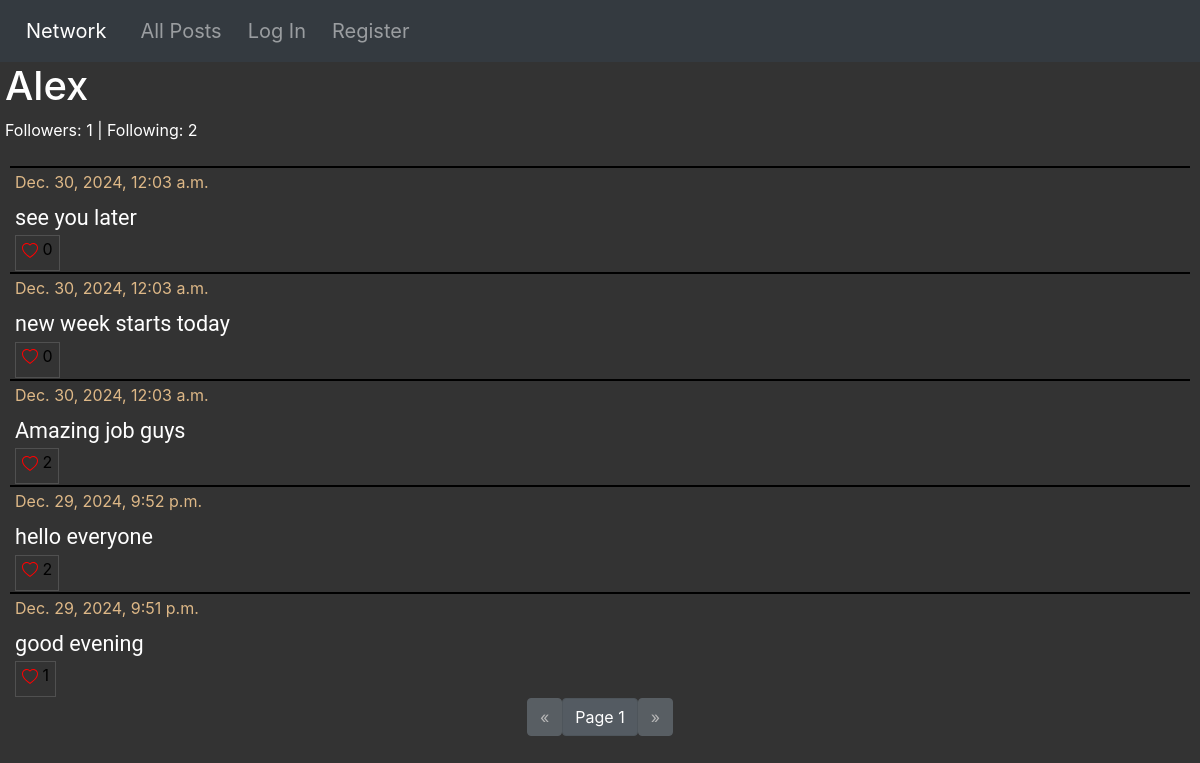
/user/3/page/1, run on the app's committed database.
### network/models.py (models this page shows, shortened)
class User(AbstractUser):
    pass

class Posts(models.Model):
    content = models.TextField(blank=False)
    user = models.ForeignKey(User, on_delete=models.CASCADE, related_name="user_posts")
    like = models.IntegerField(default=0)
    time = models.DateTimeField(auto_now_add=True)

### network/views.py (the view, shortened to what this page needs)
# urls.py: path("user/<int:user_id>/page/<int:page_no>", views.view_user, name="user-posts"),
@csrf_exempt
def view_user(request, user_id, page_no):
    usr_ = User.objects.get(pk=user_id)
    posts = usr_.user_posts.all().order_by("-time")
    posts = Paginator(posts, 10).page(page_no)
    liked_posts = liked_list(posts, request.user)
    followers = usr_.follows.first().followers.all()
    f = "Follow"
    if request.user in followers:
        f = "Unfollow"
    followings = usr_.follows.first().followed_users.all()
    return render(request, "network/user.html", {
        "posts": posts,
        "liked_posts": liked_posts,
        "usr": usr_,
        "followers": len(followers),
        "followings": len(followings),
        "btnText": f
    })

### network/views.py (called while the page is built)
def liked_list(posts, user):
    liked_posts = []
    for post in posts:
        for p in post.liked_usr.all():
            for usr in p.liked_users.all():
                if usr == user:
                    liked_posts.append(post.id)
    return liked_posts

### network/templates/network/user.html (shortened to what this page needs)
{% extends "network/layout.html" %}
{% load static %}
{% block body %}
<label id="user-head">
    <h1>{{ usr }}
    </h1>
    <p id="follow-data">Followers: {{ followers }} | Following: {{ followings }}</p>
</label>
<div id="all_posts">
    <div id="posts">
        {% for post in posts %}
        <div class="post-item">
            <label class="post-content">
                <label class="time-data">{{ post.time }}</label>
                <br />
                <p class="post-text">{{ post.content }}</p>
                {% if user.is_authenticated %}
                {% if post.id in liked_posts %}
                <div id="like-btn-{{ post.id }}">
                    <button class="like-btn" onclick="like_post('{{ post.id }}');">
                        <svg xmlns="http://www.w3.org/2000/svg" width="16" height="16" fill="red"
                            class="bi bi-heart-fill" viewBox="0 0 16 16">
                            <path fill-rule="evenodd"
                                d="M8 1.314C12.438-3.248 23.534 4.735 8 15-7.534 4.736 3.562-3.248 8 1.314z" />
                        </svg>
                        <label class="bi-heart" id="like-no-{{ post.id }}">{{ post.like }}</label>
                    </button>
                </div>
                {% else %}
                <div id="like-btn-{{ post.id }}">
                    <button class="like-btn" onclick="like_post('{{ post.id }}');">
                        <svg xmlns="http://www.w3.org/2000/svg" width="16" height="16" fill="red" class="bi bi-heart"
                            viewBox="0 0 16 16">
                            <path
                                d="m8 2.748-.717-.737C5.6.281 2.514.878 1.4 3.053c-.523 1.023-.641 2.5.314 4.385.92 1.815 2.834 3.989 6.286 6.357 3.452-2.368 5.365-4.542 6.286-6.357.955-1.886.838-3.362.314-4.385C13.486.878 10.4.28 8.717 2.01L8 2.748zM8 15C-7.333 4.868 3.279-3.04 7.824 1.143c.06.055.119.112.176.171a3.12 3.12 0 0 1 .176-.17C12.72-3.042 23.333 4.867 8 15z" />
                        </svg>
                        <label class="bi-heart" id="like-no-{{ post.id }}">{{ post.like }}</label>
                    </button>
                </div>
                {% endif %}
                {% else %}
                <div id="like-btn-{{ post.id }}">
                    <button class="like-btn" onclick="alert('You must me signed in to like posts');">
                        <label class="bi-heart" id="like-no-{{ post.id }}">{{ post.like }}</label>
                    </button>
                </div>
                {% endif %}
            </label>
        </div>
        {% endfor %}
    </div>
</div>
<nav aria-label="Page navigation">
    <ul class="pagination justify-content-center">
        {% if posts.has_previous %}
        <li>
            <a href="{% url 'user-posts' usr.id posts.previous_page_number %}">
                <button class="btn btn-secondary"> &laquo; </button>
            </a>
        </li>
        {% else %}
        <li>
            <button class="btn btn-secondary" disabled> &laquo; </button>
        </li>
        {% endif %}
        <li>
            <a href="#">
                <button class="btn btn-secondary active">Page {{ posts.number }}</button>
            </a>
        </li>
        {% if posts.has_next %}
        <li>
            <a href="{% url 'user-posts' usr.id posts.next_page_number %}">
                <button class="btn btn-secondary"> &raquo; </button>
            </a>
        </li>
        {% else %}
        <li>
            <button class="btn btn-secondary" disabled> &raquo; </button>
        </li>
        {% endif %}
    </ul>
</nav>
{% endblock %}

### network/static/network/styles.css (style rules this page uses)
body { background-color: #333333; color: black; }
#posts { margin-left: 10px; margin-right: 10px; }
.post-item { border-top: 2px solid black; font-size: large; }
.post-content { color: white; margin-left: 5px; margin-bottom: 1px; }
.time-data { color: burlywood; font-size: medium; margin-top: 1px; }
.like-btn { background-color: transparent; border: 1px solid #505050; font-size: medium; }
.post-text { font-family: Roboto; font-size: larger; margin-bottom: 1px; }
#user-head { text-transform: capitalize; margin-left: 5px; color: white; }
#follow-data { font-size: medium; }

### data on the page
User: username "Alex"
Posts: time "Dec. 30, 2024, 12:03 a.m.", content "see you later", like "0"
Posts: time "Dec. 30, 2024, 12:03 a.m.", content "new week starts today", like "0"
Posts: time "Dec. 30, 2024, 12:03 a.m.", content "Amazing job guys", like "2"
Posts: time "Dec. 29, 2024, 9:52 p.m.", content "hello everyone", like "2"
Posts: time "Dec. 29, 2024, 9:51 p.m.", content "good evening", like "1"

### other printed values
{{ followers }} "1"
{{ followings }} "2"
{{ posts.number }} "1"
